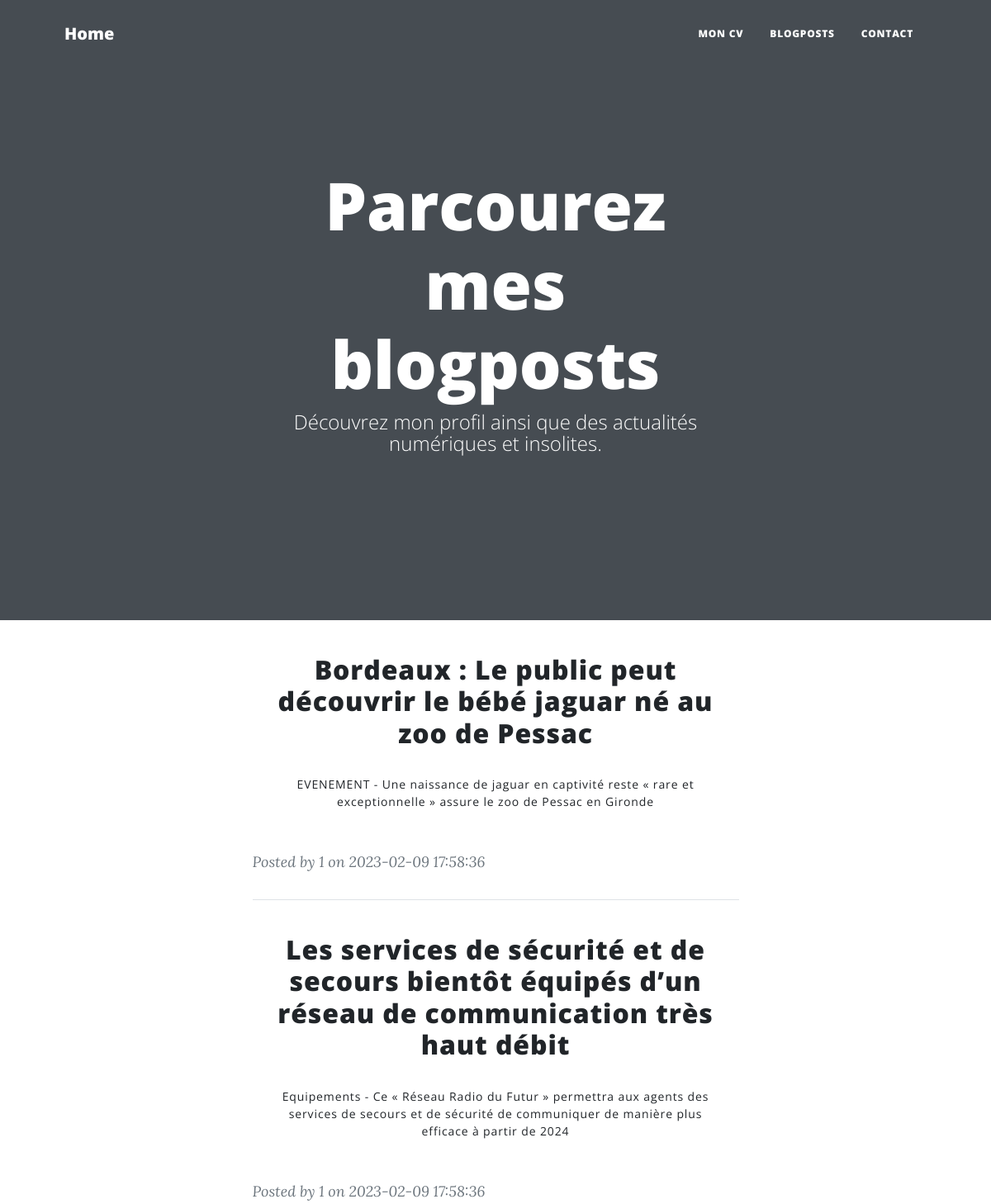
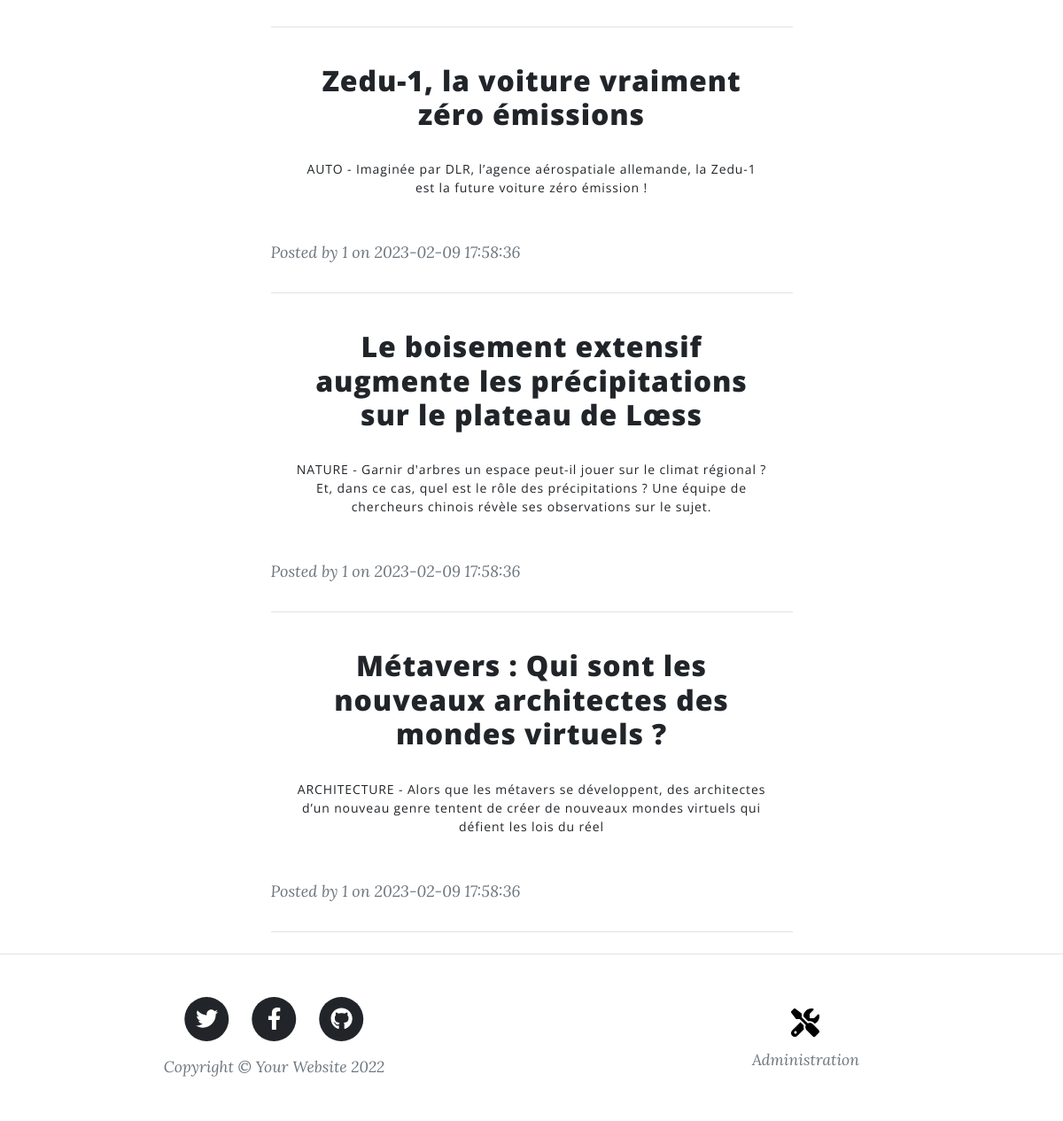
/index.php?action=blogposts, run on the app's committed database (2 pictures, top to bottom).
### tables this page shows
create table blogpost
(id_blogpost INT AUTO_INCREMENT PRIMARY KEY,
titre VARCHAR(100) NOT NULL,
date DATETIME NOT NULL,
auteur INT NOT NULL,
chapo TEXT NOT NULL,
contenu TEXT NOT NULL,
imgheader VARCHAR(50) NOT NULL,
imgsecondary VARCHAR(50),
FOREIGN KEY (auteur)
        REFERENCES account(id_account)
        ON DELETE CASCADE);

### model/Route.php (called while the page is built, shortened)
<?php
class Route
{
    private $url;
    function __construct($url, $pageTitle, $controllerRedirect)
    {
        $this->url = $url;
    }
    public function getUrl()
    {
        return $this->url;
    }
}
?>

### index.php (called while the page is built, shortened)
<?php
$router = new Router();
$route1 = new Route("/index.php", "Bienvenue !", "/view/view_index.php");
$route2 = new Route("/index.php?action=blogposts", "Bienvenue", "/control/blogposts.php");
$route3 = new Route("/index.php?action=contact", "Bienvenue", "/control/contact.php");
$route4 = new Route("/index.php?action=comment", "Bienvenue", "/control/comment.php");
$arrRoutes = [$route1, $route2, $route3, $route4];
$router->mapRoutes($arrRoutes);
$router->redirect($_SERVER['REQUEST_URI']);
?>

### model/Blogpost.php (called while the page is built, shortened)
<?php
class Blogpost
{
    private $id;
    private $title;
    private $author;
    private $date;
    private $chapo;
    public function getId()
    {
        return $this->id;
    }
    public function setId($id)
    {
        $this->id = $id;
    }
    public function displayTitle()
    {
        return $this->title;
    }
    public function setTitle($title)
    {
        $this->title = $title;
    }
    public function displayChapo()
    {
        return $this->chapo;
    }
    public function displayAuthor()
    {
        return $this->author;
    }
    public function displayDate()
    {
        return $this->date;
    }
    function displayBlogpost()
    {
        $mysqlClient = new Connect();
        $mysqlClient = $mysqlClient->connexion();
        $sqlQuery = 'SELECT * FROM blogpost ORDER BY date DESC';
        $blogpostsStatement = $mysqlClient->prepare($sqlQuery);
        $blogpostsStatement->execute();
        $blogposts = $blogpostsStatement->fetchAll();
        $arrBlogposts = array ();
        foreach ($blogposts as $blogpost)
        {
            $post = new Blogpost();
            $post->setId($blogpost['id_blogpost']);
            $post->setTitle($blogpost['titre']);
            $post->date = $blogpost['date'];
            $post->author = $blogpost['auteur'];
            $post->chapo = $blogpost['chapo'];
            $post->content = $blogpost['contenu'];
            $post->imgheader = $blogpost['imgheader'];
            $post->imgsecondary = $blogpost['imgsecondary'];
            array_push($arrBlogposts, $post);
        }
        return $arrBlogposts;
    }
}
?>

### view/view_blogposts.php (the view, shortened to what this page needs)
<!DOCTYPE html>
<html lang="en">
    <head>
        <?php
        if(file_exists("view/components/links.php") == true)
            require "view/components/links.php";
        ?>
    </head>
    <body>
        <?php
            if(file_exists("view/components/nav.php") == true)
                require "view/components/nav.php";
            else
                require "components/nav.php";
        ?>
        <?php
            if(file_exists("view/components/header.php") == true)
                require "view/components/header.php";
            else
                require "components/header.php";
        ?>
        <div class="container px-4 px-lg-5">
            <div class="row gx-4 gx-lg-5 justify-content-center">
                <div class="col-md-10 col-lg-8 col-xl-7">
                    <?php
                    if($posts != null && sizeof($posts) > 0)
                    {
                        foreach($posts as $post)
                        {
                            ?>
                            <div class="post-preview">
                                <form action="index.php?id_blogpost=" method="get">
                                    <button class="btn btn-link" name= "id_blogpost" value = "<?=$post->getId()?>" type="submit">
                                            <h2 class="post-title"><?= $post->displayTitle() ?></h2>
                                            <p><?= $post->displayChapo() ?></p>
                                    </button>
                                </form>
                                <p class="post-meta">
                                    Posted by
                                    <?= $post->displayAuthor() ?>
                                    on <?= $post->displayDate() ?>
                                </p>
                            </div>
                            <hr class="my-4" />
                    <?php }
                    }
                    else
                    {
                        echo 'Aucun blogpost à afficher';
                    }
                    ?>
                </div>
            </div>
        </div>
        <?php
            if(file_exists("view/components/footer.php") == true)
                require "view/components/footer.php";
            else
                require "components/footer.php";
        ?>
    </body>
</html>

### model/Router.php (shortened to what this page needs)
<?php
    class Router
    {
        private $registeredRoutes = [];
        function mapRoutes(array $routes)
        {
            $this->registeredRoutes = $routes;
        }
        public function getRoutes()
        {
            return $this->registeredRoutes;
        }
        function redirect($url)
        {
            if ( $this->getRoutes() != null)
            {
                $routes = $this->getRoutes();
                for($i = 0; $i < sizeof($routes) ; $i++)
                {
                    if ($routes[$i]->getUrl() == $url)
                    {
                        $currentRoute = $routes[$i];
                        require $currentRoute->calledController();
                    }
                }
            }
        }
    }
?>

### data on the page
blogpost: titre "Bordeaux : Le public peut découvrir le bébé jaguar né au zoo de Pessac", chapo "EVENEMENT - Une naissance de jaguar en captivité reste « rare et exceptionnelle » assure le zoo de Pessac en Gironde", auteur "1", date "2023-02-09 17:58:36"
blogpost: $post->getId() 2 (drawn), titre "Les services de sécurité et de secours bientôt équipés d’un réseau de communication très haut débit", chapo "Equipements - Ce « Réseau Radio du Futur » permettra aux agents des services de secours et de sécurité de communiquer de manière plus efficace à partir de 2024", auteur "1", date "2023-02-09 17:58:36"
blogpost: $post->getId() 3 (drawn), titre "Zedu-1, la voiture vraiment zéro émissions", chapo "AUTO - Imaginée par DLR, l’agence aérospatiale allemande, la Zedu-1 est la future voiture zéro émission !", auteur "1", date "2023-02-09 17:58:36"
blogpost: $post->getId() 4 (drawn), titre "Le boisement extensif augmente les précipitations sur le plateau de Lœss", chapo "NATURE - Garnir d'arbres un espace peut-il jouer sur le climat régional ? Et, dans ce cas, quel est le rôle des précipitations ? Une équipe de chercheurs chinois révèle ses observations sur le sujet.", auteur "1", date "2023-02-09 17:58:36"
blogpost: $post->getId() 5 (drawn), titre "Métavers : Qui sont les nouveaux architectes des mondes virtuels ?", chapo "ARCHITECTURE - Alors que les métavers se développent, des architectes d’un nouveau genre tentent de créer de nouveaux mondes virtuels qui défient les lois du réel", auteur "1", date "2023-02-09 17:58:36"
